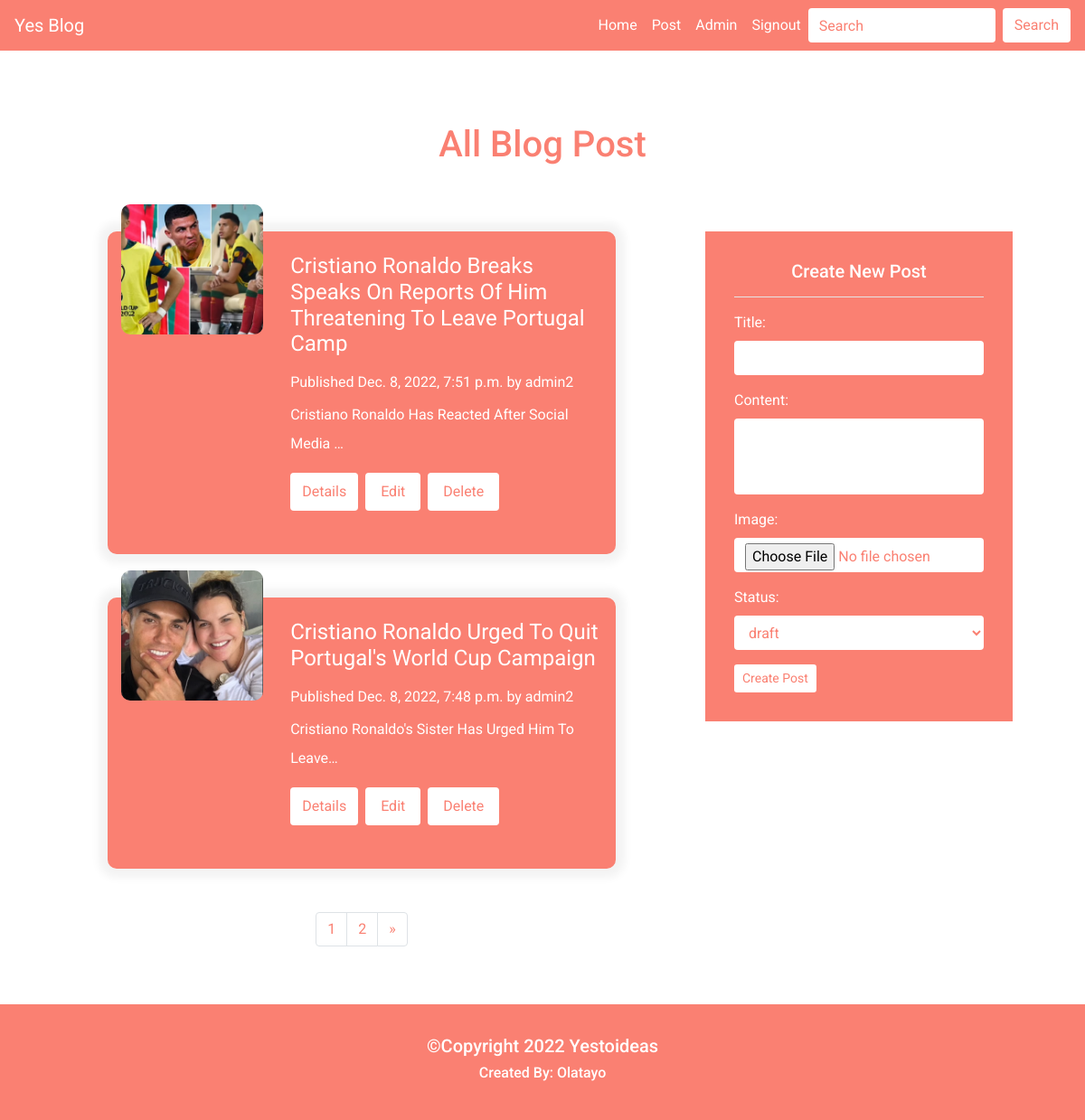
/allpost (signed in), run on the app's committed database.
### blog/models.py (models this page shows, shortened)
class Post(models.Model):
    author = models.ForeignKey(User, on_delete= models.CASCADE)
    title = models.CharField(max_length=200, unique=True, blank=True, null=True)
    slug = models.SlugField(max_length=200, unique=True)
    image = models.ImageField(upload_to='post_image/%Y/%m/%d/', default='img.jpg', blank=True, null=True)
    content = models.TextField(blank=True, null=True)
    date_created = models.DateTimeField(auto_now_add=True)
    date_updated = models.DateTimeField(auto_now= True)
    status = models.CharField(max_length=200, choices=STATUS, default='draft', blank=True, null=True)
    class Meta:
        ordering = ['-date_created']

### blog/views.py (the view)
# urls.py: path('allpost', views.allpost, name='allpost'),
@login_required(login_url='adminsignin')
def allpost(request):
    form = PostForm()
    post = Post.objects.filter(status='publish').order_by('-date_created')
    paginator = Paginator(post, 2)
    page= request.GET.get('page')
    paged = paginator.get_page(page)
    context ={
        'post': paged,
        'form': form,
    }
    return render(request, 'allpost.html', context)

### blog/forms.py
class PostForm(forms.ModelForm):
    class Meta:
        model = Post
        fields = ('title', 'content', 'image', 'status')
        widgets ={
            'title': forms.TextInput(attrs={'class': 'form-control'}),
            'content': forms.Textarea(attrs={'class': 'form-control', 'cols':10, 'rows':3}),
            'image': forms.FileInput(attrs={'class': 'form-control'}),
            'status': forms.Select(attrs={'class': 'form-control'}),
        }

### blog/templates/allpost.html (shortened to what this page needs)
{% extends 'base.html' %}
{% block content %}
{% if request.user.is_authenticated %}
    <div class="container bhome">
        <h1>All Blog Post</h1>
    </div>
    <div class="container-fluid mb-5">
        <div class="row justify-content-center gy-5">
            <div class="col-10 col-md-7">
                {% for item in post %}
                    <div class="row powert  justify-content-center mb-5 mt-3">
                        <div class="col-sm-12 col-mm-12 col-lg-4">
                            <div class="myimg">
                                <img src="{{ item.image.url}}" style="width:15rem;height:9rem" class="img-fluid">
                            </div>
                        </div>
                        <div class="col-10 col-md-12 col-lg-8">
                            <div class="mytitile mb-3 pt-4">
                                <h2>{{item.title}}</h2>
                            </div>
                            <div class="mydate mb-2">
                                <span>Published {{item.date_created}}</span>
                                <span>by {{item.author}}</span>
                            </div>
                            <div class="details mb-2">
                                <p>
                                    {{item.content|safe|striptags|truncatechars:50}}
                                </p>
                            </div>
                            <div class="readmore mb-2 d-flex mb-5">
                                <button class="btn mr-2 mybtn"><a href="{% url 'detail' item.slug %}">Details</a></button>
                                <a href="{% url 'editpost' item.id %}" class="btn mr-2 mybtn2">Edit</a>
                                <form action="{% url 'deleteapost'  %}" method="POST">
                                    <button class="btn mybtn2">Delete</button>
                                </form>
                            </div>
                        </div>
                    </div>
                {% endfor %}
                {% block paginate %} {% include 'paginate.html' %} {% endblock paginate %}
            </div>
            <div class="col-10 col-md-4">
                {% include 'createpost.html' %}
            </div>
        </div>
    </div>
{% else %}
    <div class="restrict">
        <h3>Restricted Admin only</h3>
    </div>
{% endif %}
{% endblock content %}

### blog/templates/base.html (shortened to what this page needs)
<!doctype html>
<html lang="en">
{% load static %}
<head>
    <link rel="stylesheet" href="https://stackpath.bootstrapcdn.com/bootstrap/4.4.1/css/bootstrap.min.css">
    <link rel="stylesheet" href="{% static 'css/style.css' %}">
</head>
<body>
    <nav class="navbar navbar-expand-lg">
        <a class="navbar-brand" href="{% url 'index' %}">Yes Blog</a>
        <div class="collapse navbar-collapse" id="navbarSupportedContent">
            <ul class="navbar-nav ml-auto">
                <li class="nav-item active">
                    <a class="nav-link" href="{% url 'index' %}">Home <span class="sr-only">(current)</span></a>
                </li>
                <li class="nav-item">
                    <a class="nav-link" href="{% url 'allpost' %}">Post</a>
                </li>
                {% if request.user.is_authenticated %}
                    <li class="nav-item">
                        {% if request.user.username %}
                            <a class="nav-link" href="#">{{request.user.username|title}}</a>
                        {% endif %}
                    </li>
                    <li class="nav-item">
                        <a class="nav-link" href="{% url 'signout' %}">Signout</a>
                    </li>
                {% endif %}
            </ul>
            <form class="form-inline my-2 my-lg-0">
                <input class="form-control mr-sm-2" type="search" placeholder="Search" aria-label="Search">
                <button class="btn  my-2 my-sm-0" type="submit">Search</button>
            </form>
        </div>
    </nav>
    {% block content %} {% endblock content %}
    <div class="container-fluid myfooter">
        <div>
            <h5> &copy;Copyright 2022 Yestoideas</h5>
            <h6> Created By: Olatayo</h6>
        </div>
    </div>
</body>
</html>

### blog/static/css/style.css (style rules this page uses)
html { height: 100%; }
body { display: flex; flex-direction: column; min-height: 100%; font-family: 'Roboto', sans-serif; }
.navbar { background: salmon; }
.navbar-brand { color: #fff; }
#navbarSupportedContent a { color: #fff; }
.navbar form input[type="search"] { box-shadow: none; outline: none; border: none; color: salmon; }
.navbar form input[type="search"]::placeholder { color: salmon; }
.navbar form button { background: #fff; color: salmon; text-transform: capitalize; box-shadow: none; outline: none; }
.bhome { padding: 5rem 0 3rem; text-align: center; color: salmon; }
.powert { background: salmon; margin: 4% 8%; box-shadow: 0 0 10px 10px rgba(0, 0, 0, .05); border-radius: 10px; }
.myimg img { width: 80%; height: 50%; transform: translateY(-30px); object-fit: cover; border-radius: 10px; box-shadow: 0 0 8p 3px rgba(0, 0, 0, .3); }
.mydate span { color: #fff; }
.mytitile h2 { font-style: normal; font-weight: 400; text-transform: capitalize; color: #fff; font-size: 1.5rem; }
.details p { font-style: normal; line-height: 2; text-transform: capitalize; color: #fff; }
.mybtn2 { background: #fff; text-transform: capitalize; color: salmon; padding: .5rem 1rem; }
.mybtn { background: #fff; text-transform: capitalize; }
.mybtn a { color: salmon; text-decoration: none; text-transform: capitalize; }
.form-control { box-shadow: none; outline: none; border: none; color: salmon; resize: none; }
.form-control::placeholder { color: salmon; }
.form-group label { color: #fff; }
.form-group input { box-shadow: none; outline: none; border: none; color: salmon; }
.form-group input::placeholder { color: salmon; }
.myfooter { height: 15vh; background: salmon; display: flex; flex-direction: column; padding: 4rem 0; justify-content: center; text-align: center; font-weight: bolder; color: #fff; font-size: 20px; }

### data on the page
Post: image (picture), title "Cristiano Ronaldo Breaks Speaks On Reports Of Him Threatening To Leave Portugal Camp", date_created "Dec. 8, 2022, 7:51 p.m.", author "admin2", content "Cristiano Ronaldo Has Reacted After Social Media …"
Post: image (picture), title "Cristiano Ronaldo Urged To Quit Portugal's World Cup Campaign", date_created "Dec. 8, 2022, 7:48 p.m.", author "admin2", content "Cristiano Ronaldo's Sister Has Urged Him To Leave…"

### other printed values
{{ request.user.username|title }} "Admin"
{{ item }} "1"
{{ item }} "2"
